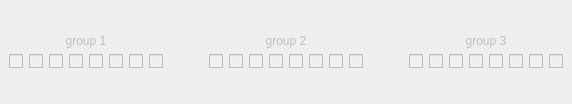
  <widget class="QDockWidget" name="dockWidget_5">
   <property name="enabled">
    <bool>false</bool>
   </property>
   <property name="minimumSize">
    <size>
     <width>547</width>
     <height>104</height>
    </size>
   </property>
   <property name="windowTitle">
    <string>dip switch configuration</string>
   </property>
   <attribute name="dockWidgetArea">
    <number>4</number>
   </attribute>
   <widget class="QWidget" name="dockWidgetContents_6">
    <layout class="QGridLayout" name="gridLayout_6">
     <item row="0" column="8">
      <layout class="QVBoxLayout" name="verticalLayout_5">
       <item>
        <widget class="QLabel" name="label_3">
         <property name="sizePolicy">
          <sizepolicy hsizetype="Preferred" vsizetype="Fixed">
           <horstretch>0</horstretch>
           <verstretch>0</verstretch>
          </sizepolicy>
         </property>
         <property name="text">
          <string>group 2</string>
         </property>
         <property name="alignment">
          <set>Qt::AlignCenter</set>
         </property>
        </widget>
       </item>
       <item>
        <layout class="QHBoxLayout" name="horizontalLayout_2">
         <item>
          <widget class="QCheckBox" name="checkBox_9">
           <property name="toolTip">
            <string>DIP 9=on (three balls per game).</string>
           </property>
           <property name="text">
            <string/>
           </property>
          </widget>
         </item>
         <item>
          <widget class="QCheckBox" name="checkBox_10">
           <property name="toolTip">
            <string>DIP 10=on (match feature on).</string>
           </property>
           <property name="text">
            <string/>
           </property>
          </widget>
         </item>
         <item>
          <widget class="QCheckBox" name="checkBox_11">
           <property name="toolTip">
            <string>DIP 11=on (replay instead of extra ball).</string>
           </property>
           <property name="text">
            <string/>
           </property>
          </widget>
         </item>
         <item>
          <widget class="QCheckBox" name="checkBox_12">
           <property name="toolTip">
            <string>DIP 12=on (tilt kills current ball only).</string>
           </property>
           <property name="text">
            <string/>
           </property>
          </widget>
         </item>
         <item>
          <widget class="QCheckBox" name="checkBox_13">
           <property name="toolTip">
            <string>DIP 13=on (show number of credits).</string>
           </property>
           <property name="text">
            <string/>
           </property>
          </widget>
         </item>
         <item>
          <widget class="QCheckBox" name="checkBox_14">
           <property name="toolTip">
            <string>DIP 14=on (play a tune when game started).</string>
           </property>
           <property name="text">
            <string/>
           </property>
          </widget>
         </item>
         <item>
          <widget class="QCheckBox" name="checkBox_15">
           <property name="text">
            <string/>
           </property>
          </widget>
         </item>
         <item>
          <widget class="QCheckBox" name="checkBox_16">
           <property name="text">
            <string/>
           </property>
          </widget>
         </item>
        </layout>
       </item>
      </layout>
     </item>
     <item row="0" column="13">
      <layout class="QVBoxLayout" name="verticalLayout_4">
       <item>
        <widget class="QLabel" name="label_4">
         <property name="sizePolicy">
          <sizepolicy hsizetype="Preferred" vsizetype="Fixed">
           <horstretch>0</horstretch>
           <verstretch>0</verstretch>
          </sizepolicy>
         </property>
         <property name="text">
          <string>group 3</string>
         </property>
         <property name="alignment">
          <set>Qt::AlignCenter</set>
         </property>
        </widget>
       </item>
       <item>
        <layout class="QHBoxLayout" name="horizontalLayout_3">
         <item>
          <widget class="QCheckBox" name="checkBox_17">
           <property name="toolTip">
            <string>DIP 17,18=on (maximum credits 15).</string>
           </property>
           <property name="text">
            <string/>
           </property>
          </widget>
         </item>
         <item>
          <widget class="QCheckBox" name="checkBox_18">
           <property name="toolTip">
            <string>DIP 17,18=on (maximum credits 15).</string>
           </property>
           <property name="text">
            <string/>
           </property>
          </widget>
         </item>
         <item>
          <widget class="QCheckBox" name="checkBox_19">
           <property name="text">
            <string/>
           </property>
          </widget>
         </item>
         <item>
          <widget class="QCheckBox" name="checkBox_20">
           <property name="toolTip">
            <string>DIP 20=on (chimes/tones when scoring).
</string>
           </property>
           <property name="text">
            <string/>
           </property>
          </widget>
         </item>
         <item>
          <widget class="QCheckBox" name="checkBox_21">
           <property name="toolTip">
            <string>DIP 21=on (show high score to date).</string>
           </property>
           <property name="text">
            <string/>
           </property>
          </widget>
         </item>
         <item>
          <widget class="QCheckBox" name="checkBox_22">
           <property name="toolTip">
            <string>DIP 22=on (award 3 credits when high score beat).</string>
           </property>
           <property name="text">
            <string/>
           </property>
          </widget>
         </item>
         <item>
          <widget class="QCheckBox" name="checkBox_23">
           <property name="toolTip">
            <string>DIP 23=on (play a tune when money inserted).</string>
           </property>
           <property name="text">
            <string/>
           </property>
          </widget>
         </item>
         <item>
          <widget class="QCheckBox" name="checkBox_24">
           <property name="text">
            <string/>
           </property>
          </widget>
         </item>
        </layout>
       </item>
      </layout>
     </item>
     <item row="0" column="12">
      <spacer name="horizontalSpacer_2">
       <property name="orientation">
        <enum>Qt::Horizontal</enum>
       </property>
       <property name="sizeHint" stdset="0">
        <size>
         <width>40</width>
         <height>20</height>
        </size>
       </property>
      </spacer>
     </item>
     <item row="0" column="0">
      <layout class="QVBoxLayout" name="verticalLayout_3">
       <item>
        <widget class="QLabel" name="label_2">
         <property name="sizePolicy">
          <sizepolicy hsizetype="Preferred" vsizetype="Fixed">
           <horstretch>0</horstretch>
           <verstretch>0</verstretch>
          </sizepolicy>
         </property>
         <property name="text">
          <string>group 1</string>
         </property>
         <property name="alignment">
          <set>Qt::AlignCenter</set>
         </property>
        </widget>
       </item>
       <item>
        <layout class="QHBoxLayout" name="horizontalLayout">
         <item>
          <widget class="QCheckBox" name="checkBox_1">
           <property name="toolTip">
            <string>DIP 1-8=off (one coin, one credit).</string>
           </property>
           <property name="text">
            <string/>
           </property>
          </widget>
         </item>
         <item>
          <widget class="QCheckBox" name="checkBox_2">
           <property name="toolTip">
            <string>DIP 1-8=off (one coin, one credit).</string>
           </property>
           <property name="text">
            <string/>
           </property>
          </widget>
         </item>
         <item>
          <widget class="QCheckBox" name="checkBox_3">
           <property name="toolTip">
            <string>DIP 1-8=off (one coin, one credit).</string>
           </property>
           <property name="text">
            <string/>
           </property>
          </widget>
         </item>
         <item>
          <widget class="QCheckBox" name="checkBox_4">
           <property name="toolTip">
            <string>DIP 1-8=off (one coin, one credit).</string>
           </property>
           <property name="text">
            <string/>
           </property>
          </widget>
         </item>
         <item>
          <widget class="QCheckBox" name="checkBox_5">
           <property name="toolTip">
            <string>DIP 1-8=off (one coin, one credit).</string>
           </property>
           <property name="text">
            <string/>
           </property>
          </widget>
         </item>
         <item>
          <widget class="QCheckBox" name="checkBox_6">
           <property name="toolTip">
            <string>DIP 1-8=off (one coin, one credit).</string>
           </property>
           <property name="text">
            <string/>
           </property>
          </widget>
         </item>
         <item>
          <widget class="QCheckBox" name="checkBox_7">
           <property name="toolTip">
            <string>DIP 1-8=off (one coin, one credit).</string>
           </property>
           <property name="text">
            <string/>
           </property>
          </widget>
         </item>
         <item>
          <widget class="QCheckBox" name="checkBox_8">
           <property name="toolTip">
            <string>DIP 1-8=off (one coin, one credit).</string>
           </property>
           <property name="text">
            <string/>
           </property>
          </widget>
         </item>
        </layout>
       </item>
      </layout>
     </item>
     <item row="0" column="1">
      <spacer name="horizontalSpacer">
       <property name="orientation">
        <enum>Qt::Horizontal</enum>
       </property>
       <property name="sizeHint" stdset="0">
        <size>
         <width>40</width>
         <height>20</height>
        </size>
       </property>
      </spacer>
     </item>
    </layout>
   </widget>
  </widget>
